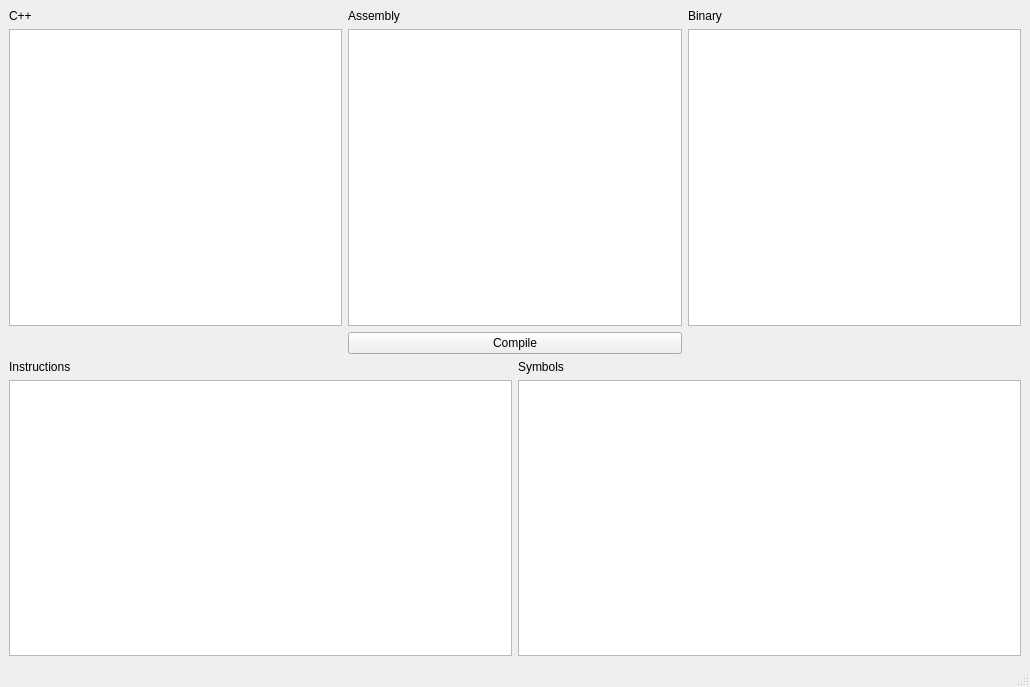
<?xml version="1.0" encoding="UTF-8"?>
<ui version="4.0">
 <class>MainWindow</class>
 <widget class="QMainWindow" name="MainWindow">
  <property name="geometry">
   <rect>
    <x>0</x>
    <y>0</y>
    <width>1030</width>
    <height>687</height>
   </rect>
  </property>
  <property name="windowTitle">
   <string>Compiler</string>
  </property>
  <widget class="QWidget" name="centralwidget">
   <layout class="QGridLayout" name="gridLayout">
    <item row="0" column="1">
     <widget class="QLabel" name="lbl_cpp">
      <property name="text">
       <string>C++</string>
      </property>
     </widget>
    </item>
    <item row="1" column="3">
     <widget class="QTextEdit" name="txt_bin"/>
    </item>
    <item row="0" column="2">
     <widget class="QLabel" name="lbl_asm">
      <property name="text">
       <string>Assembly</string>
      </property>
     </widget>
    </item>
    <item row="2" column="2">
     <widget class="QPushButton" name="btn_compile">
      <property name="autoFillBackground">
       <bool>false</bool>
      </property>
      <property name="styleSheet">
       <string notr="true"/>
      </property>
      <property name="text">
       <string>Compile</string>
      </property>
     </widget>
    </item>
    <item row="1" column="1">
     <widget class="QTextEdit" name="txt_cpp"/>
    </item>
    <item row="1" column="2">
     <widget class="QTextEdit" name="txt_asm"/>
    </item>
    <item row="0" column="3">
     <widget class="QLabel" name="lbl_bin">
      <property name="text">
       <string>Binary</string>
      </property>
     </widget>
    </item>
    <item row="3" column="1" colspan="3">
     <layout class="QGridLayout" name="gridLayout_2">
      <item row="2" column="0">
       <widget class="QTableWidget" name="tab_instructions"/>
      </item>
      <item row="2" column="2">
       <widget class="QTableWidget" name="tab_symbols"/>
      </item>
      <item row="0" column="0">
       <widget class="QLabel" name="lbl_instructions">
        <property name="text">
         <string>Instructions</string>
        </property>
       </widget>
      </item>
      <item row="0" column="2">
       <widget class="QLabel" name="lbl_symbols">
        <property name="text">
         <string>Symbols</string>
        </property>
       </widget>
      </item>
     </layout>
    </item>
   </layout>
  </widget>
  <widget class="QMenuBar" name="menubar">
   <property name="geometry">
    <rect>
     <x>0</x>
     <y>0</y>
     <width>1030</width>
     <height>20</height>
    </rect>
   </property>
  </widget>
  <widget class="QStatusBar" name="statusbar"/>
 </widget>
 <resources/>
 <connections/>
</ui>
